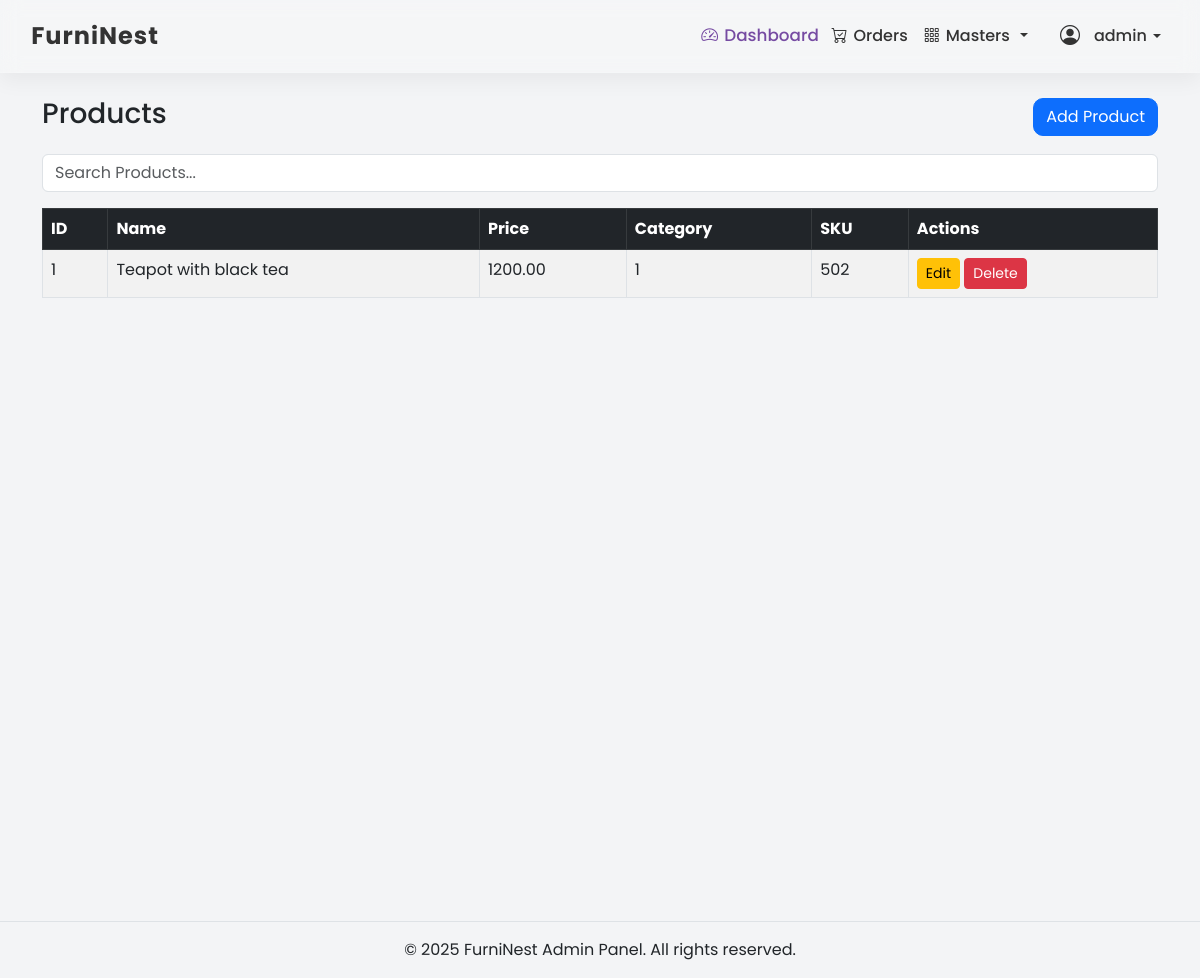
The app's page /admin/masters/product/product.php (signed in) with its own data.
### tables this page shows
CREATE TABLE `products` (
  `id` int(11) NOT NULL,
  `name` varchar(255) DEFAULT NULL,
  `slug` varchar(255) DEFAULT NULL,
  `title` varchar(255) DEFAULT NULL,
  `small_description` text DEFAULT NULL,
  `description` text DEFAULT NULL,
  `price` decimal(10,2) DEFAULT NULL,
  `size` varchar(100) DEFAULT NULL,
  `SKU` varchar(100) DEFAULT NULL,
  `tag` varchar(255) DEFAULT NULL,
  `color` varchar(100) DEFAULT NULL,
  `category_id` int(11) DEFAULT NULL,
  `created_at` timestamp NOT NULL DEFAULT current_timestamp()
);

### admin/masters/product/product.php (the view, shortened to what this page needs)
<?php include('../../partition/header.php'); ?>
<div class="wrapper d-flex flex-column min-vh-100">
    <main class="flex-grow-1">
        <div class="container mt-4">
            <div class="d-flex justify-content-between align-items-center mb-3">
                <h3>Products</h3>
                <a href="add_product_form.php" class="btn btn-primary">Add Product</a>
            </div>
            <input type="text" class="form-control mb-3" placeholder="Search Products..." id="searchInput">
            <table class="table table-bordered table-striped">
                <thead class="table-dark">
                <tr>
                    <th>ID</th>
                    <th>Name</th>
                    <th>Price</th>
                    <th>Category</th>
                    <th>SKU</th>
                    <th>Actions</th>
                </tr>
                </thead>
                <tbody id="productTable">
                <?php
                    $sql = "SELECT * FROM products";
                    $result = mysqli_query($conn, $sql);
                    while($row=mysqli_fetch_assoc($result)){
                        ?>
                        <tr>
                            <td><?php echo $row['id']; ?></td>
                            <td><?php echo $row['name']; ?></td>
                            <td><?php echo $row['price']; ?></td>
                            <td><?php echo $row['category_id']; ?></td>
                            <td><?php echo $row['SKU']; ?></td>
                            <td>
                                <a href="edit_product_form.php?id=<?php echo $row['id']; ?>" class="btn btn-sm btn-warning">Edit</a>
                                <a href="delete_product_form.php?id=<?php echo $row['id']; ?>" class="btn btn-sm btn-danger">Delete</a>
                            </td>
                        </tr>
                        <?php
                    }
                    ?>
                </tbody>
            </table>
        </div>
    </div>
<?php include('../../partition/footer.php'); ?>

### admin/assets/css/header.css (style rules this page uses)
body { font-family: 'Poppins', sans-serif; background-color: #f3f4f6; }
.btn-primary, .btn-success { border-radius: 10px; transition: all 0.3s ease; }

### records on screen
products: id "1", name "Teapot with black tea", price "1200.00", category "1", SKU "502"

### other values on screen
$_SESSION['udata']['display_name'] "admin"
